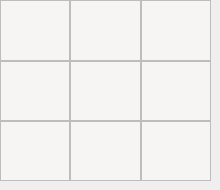
       <widget class="QWidget" name="widget_4" native="true">
        <widget class="QWidget" name="gridLayoutWidget_4">
         <property name="geometry">
          <rect>
           <x>0</x>
           <y>0</y>
           <width>211</width>
           <height>181</height>
          </rect>
         </property>
         <layout class="QGridLayout" name="gridLayout_5">
          <property name="spacing">
           <number>0</number>
          </property>
          <item row="0" column="0">
           <widget class="QTextEdit" name="textEdit_4">
            <property name="font">
             <font>
              <pointsize>24</pointsize>
              <bold>true</bold>
             </font>
            </property>
            <property name="styleSheet">
             <string notr="true">background-color:rgb(246, 245, 244);
text-align:center;
color:black;</string>
            </property>
            <property name="cursorWidth">
             <number>0</number>
            </property>
           </widget>
          </item>
          <item row="0" column="2">
           <widget class="QTextEdit" name="textEdit_6">
            <property name="font">
             <font>
              <pointsize>24</pointsize>
              <bold>true</bold>
             </font>
            </property>
            <property name="styleSheet">
             <string notr="true">background-color:rgb(246, 245, 244);
text-align:center;
color:black;</string>
            </property>
            <property name="cursorWidth">
             <number>0</number>
            </property>
           </widget>
          </item>
          <item row="1" column="1">
           <widget class="QTextEdit" name="textEdit_14">
            <property name="font">
             <font>
              <pointsize>24</pointsize>
              <bold>true</bold>
             </font>
            </property>
            <property name="styleSheet">
             <string notr="true">background-color:rgb(246, 245, 244);
text-align:center;
color:black;</string>
            </property>
            <property name="cursorWidth">
             <number>0</number>
            </property>
           </widget>
          </item>
          <item row="1" column="0">
           <widget class="QTextEdit" name="textEdit_13">
            <property name="font">
             <font>
              <pointsize>24</pointsize>
              <bold>true</bold>
             </font>
            </property>
            <property name="styleSheet">
             <string notr="true">background-color:rgb(246, 245, 244);
text-align:center;
color:black;</string>
            </property>
            <property name="cursorWidth">
             <number>0</number>
            </property>
           </widget>
          </item>
          <item row="1" column="2">
           <widget class="QTextEdit" name="textEdit_15">
            <property name="font">
             <font>
              <pointsize>24</pointsize>
              <bold>true</bold>
             </font>
            </property>
            <property name="styleSheet">
             <string notr="true">background-color:rgb(246, 245, 244);
text-align:center;
color:black;</string>
            </property>
            <property name="cursorWidth">
             <number>0</number>
            </property>
           </widget>
          </item>
          <item row="0" column="1">
           <widget class="QTextEdit" name="textEdit_5">
            <property name="font">
             <font>
              <pointsize>24</pointsize>
              <bold>true</bold>
             </font>
            </property>
            <property name="styleSheet">
             <string notr="true">background-color:rgb(246, 245, 244);
text-align:center;
color:black;</string>
            </property>
            <property name="cursorWidth">
             <number>0</number>
            </property>
           </widget>
          </item>
          <item row="2" column="0">
           <widget class="QTextEdit" name="textEdit_22">
            <property name="font">
             <font>
              <pointsize>24</pointsize>
              <bold>true</bold>
             </font>
            </property>
            <property name="styleSheet">
             <string notr="true">background-color:rgb(246, 245, 244);
text-align:center;
color:black;</string>
            </property>
            <property name="cursorWidth">
             <number>0</number>
            </property>
           </widget>
          </item>
          <item row="2" column="1">
           <widget class="QTextEdit" name="textEdit_23">
            <property name="font">
             <font>
              <pointsize>24</pointsize>
              <bold>true</bold>
             </font>
            </property>
            <property name="styleSheet">
             <string notr="true">background-color:rgb(246, 245, 244);
text-align:center;
color:black;</string>
            </property>
            <property name="cursorWidth">
             <number>0</number>
            </property>
           </widget>
          </item>
          <item row="2" column="2">
           <widget class="QTextEdit" name="textEdit_24">
            <property name="font">
             <font>
              <pointsize>24</pointsize>
              <bold>true</bold>
             </font>
            </property>
            <property name="styleSheet">
             <string notr="true">background-color:rgb(246, 245, 244);
text-align:center;
color:black;</string>
            </property>
            <property name="cursorWidth">
             <number>0</number>
            </property>
           </widget>
          </item>
         </layout>
        </widget>
       </widget>
